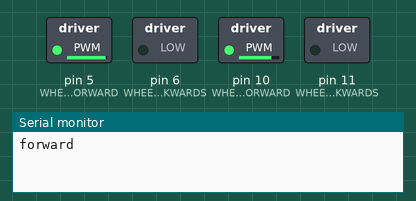
This sketch was run on a simulated Arduino Uno, built with avr-gcc and run on an emulated ATmega328P. Shown: switched loads named in the sketch (green lamp = pin HIGH), the last lines printed to the serial monitor.

Above: at 0.1 s.
At 12.1 s:
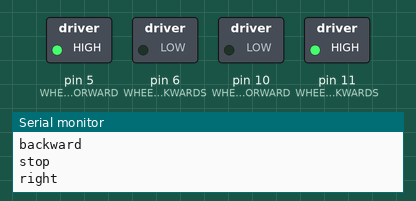
At 20.2 s:
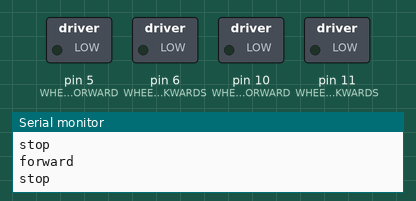
At 28.8 s:
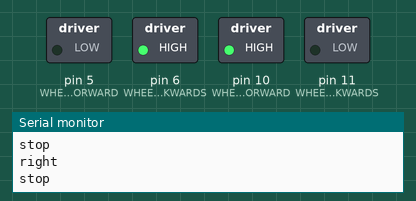
At 36.4 s:
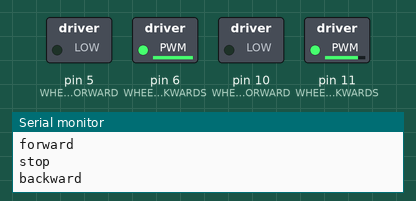
Timing chart, 0 to 37.9 s (numbered marks = the images above):
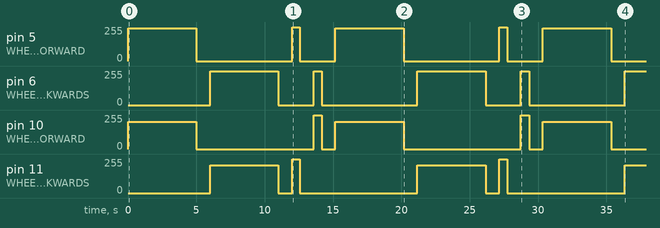

The sketch:

basicMovements.ino
```cpp
#define   WHEEL_LEFT_FORWARD      5
#define   WHEEL_LEFT_BACKWARDS    6
#define   WHEEL_RIGHT_FORWARD     10
#define   WHEEL_RIGHT_BACKWARDS   11

  // Motor Speed & Distance Variables
const float WHEEL_DIAMETER = 6.5;
const float _MOTOR_SPEED_CM_PER_SEC = 20.0;

void setup()
{
  Serial.begin(9600);
  // Set pin modes
  pinMode(WHEEL_LEFT_FORWARD, OUTPUT);
  pinMode(WHEEL_RIGHT_FORWARD, OUTPUT);
  pinMode(WHEEL_LEFT_BACKWARDS, OUTPUT);
  pinMode(WHEEL_RIGHT_BACKWARDS, OUTPUT);
}

void loop()
{
  moveForward();
  stopMotors();
  delay(1000);

  moveBackwards();
  stopMotors();
  delay(1000);

  turnRight();
  delay(575);
  stopMotors();
  delay(1000);

   turnLeft();
  delay(600);
  stopMotors();
  delay(1000);

}

void moveForward()
{
  Serial.println("forward");
  digitalWrite(WHEEL_LEFT_FORWARD, LOW);
  digitalWrite(WHEEL_RIGHT_FORWARD, LOW);
  analogWrite(WHEEL_LEFT_FORWARD, 245);
  analogWrite(WHEEL_RIGHT_FORWARD, 205);
  driveOneMeter();
}

void moveBackwards()
{
  Serial.println("backward");
  analogWrite(WHEEL_LEFT_BACKWARDS, 253);
  analogWrite(WHEEL_RIGHT_BACKWARDS, 210);
  driveOneMeter();
}

void turnRight()
{
  Serial.println("right");
  analogWrite(WHEEL_LEFT_FORWARD, 255);
  analogWrite(WHEEL_RIGHT_BACKWARDS, 255);
}

void turnLeft()
{
  analogWrite(WHEEL_RIGHT_FORWARD, 255);
  analogWrite(WHEEL_LEFT_BACKWARDS, 255);
}

// Function to stop motors
void stopMotors()
{
  Serial.println("stop");
  digitalWrite(WHEEL_LEFT_FORWARD, LOW);
  digitalWrite(WHEEL_RIGHT_FORWARD, LOW);
  digitalWrite(WHEEL_LEFT_BACKWARDS, LOW);
  digitalWrite(WHEEL_RIGHT_BACKWARDS, LOW);
}

void driveOneMeter()
{
  const float DISTANCE_TO_TRAVEL = 100.0;  // cm (1 meter)
  delay((DISTANCE_TO_TRAVEL / _MOTOR_SPEED_CM_PER_SEC) * 1000);
}
```

Measured:
- by itself, pin 5 (WHEEL_LEFT_FORWARD): repeats every 15.2 s: 0/255 7.0 s, 255/255 0.58 s, 0/255 2.6 s, 245/255 5.0 s
- by itself, pin 10 (WHEEL_RIGHT_FORWARD): repeats every 15.2 s: 0/255 8.6 s, 255/255 0.60 s, 0/255 1.0 s, 205/255 5.0 s
- by itself, pin 6 (WHEEL_LEFT_BACKWARDS): 0/255 → 253/255 at 6.0 s, → 0/255 5.0 s later, → 255/255 2.6 s later, → 0/255 0.60 s later, … (9 changes in this stretch)
- by itself, pin 11 (WHEEL_RIGHT_BACKWARDS): 0/255 → 210/255 at 6.0 s, → 0/255 5.0 s later, → 255/255 1.0 s later, → 0/255 0.58 s later, … (9 changes in this stretch)
